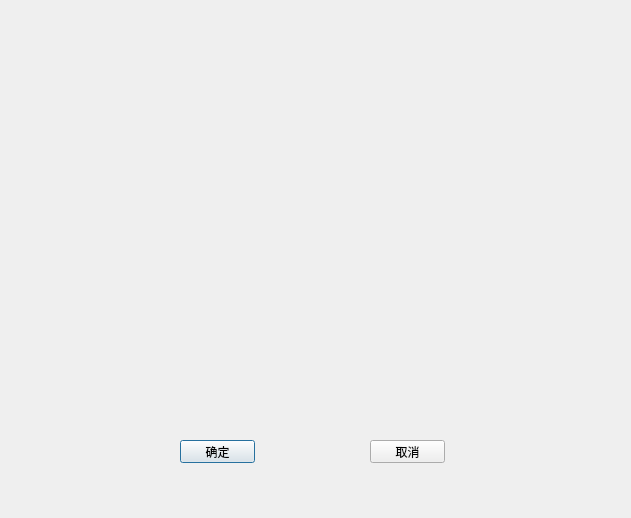
<?xml version="1.0" encoding="UTF-8"?>
<ui version="4.0">
 <class>CamCalibration</class>
 <widget class="QDialog" name="CamCalibration">
  <property name="geometry">
   <rect>
    <x>0</x>
    <y>0</y>
    <width>631</width>
    <height>518</height>
   </rect>
  </property>
  <property name="windowTitle">
   <string>相机标定</string>
  </property>
  <widget class="QPushButton" name="btn_ok">
   <property name="geometry">
    <rect>
     <x>180</x>
     <y>440</y>
     <width>75</width>
     <height>23</height>
    </rect>
   </property>
   <property name="text">
    <string>确定</string>
   </property>
  </widget>
  <widget class="QPushButton" name="btn_cancel">
   <property name="geometry">
    <rect>
     <x>370</x>
     <y>440</y>
     <width>75</width>
     <height>23</height>
    </rect>
   </property>
   <property name="text">
    <string>取消</string>
   </property>
  </widget>
 </widget>
 <resources/>
 <connections/>
</ui>
